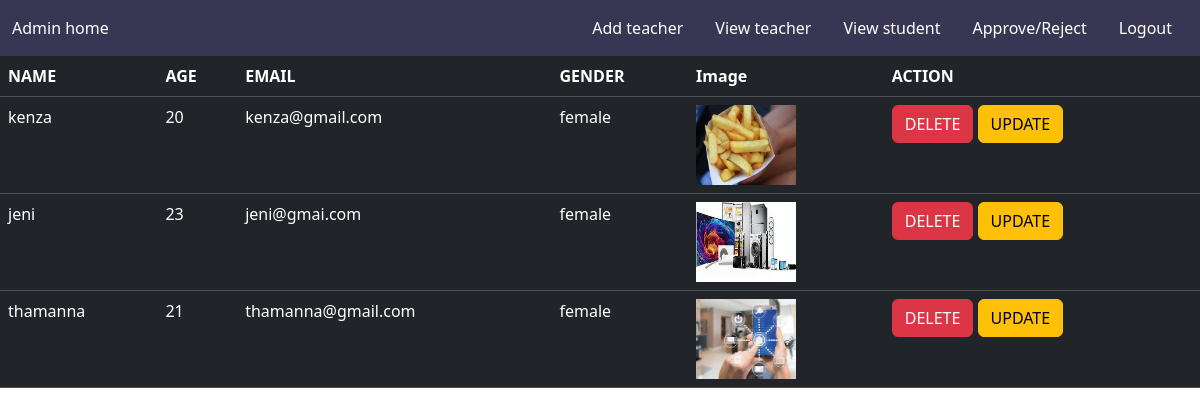
Screenshot of /viewstudent with the database file from the repository.
### app/models.py (models this page shows)
class student(models.Model):
    studid=models.ForeignKey(user,on_delete=models.CASCADE)
    name=models.CharField(max_length=20)
    age=models.IntegerField()
    email=models.EmailField()
    gender=models.CharField(max_length=10)

class user(AbstractUser):
    usertype=models.CharField(max_length=20)
    approve=models.IntegerField(blank=True,null=True)
    image=models.ImageField(upload_to='profile',null=True,blank=True)

### app/views.py (the view)
# urls.py: path('viewstudent',views.adminviewstudent,name='adminviewstudent'),
def adminviewstudent(request):
   x=student.objects.all()
   return render(request,'adminviewstudent.html',{'data':x})

### templates/adminviewstudent.html (shortened to what this page needs)
<!doctype html>
<html lang="en">
    <head>
        <link
            href="https://cdn.jsdelivr.net/npm/bootstrap@5.3.2/dist/css/bootstrap.min.css"
            rel="stylesheet"
        />
    </head>
    <body>
        <nav class="navbar navbar-expand-lg navbar-light" style="background-color:rgb(56, 54, 82);">
            <div class="container-fluid">
                <a class="nav-link active" style="color:white" aria-current="page" href="/adminhome">Admin home</a>
                <ul class="nav justify-content-end">
                    <li class="nav-item">
                    <a class="nav-link active" style="color:white" aria-current="page" href="/addteacher">Add teacher</a>
                    </li>
                    <li class="nav-item">
                    <a class="nav-link" style="color:white" aria-current="page" href="/viewteacher">View teacher</a>
                    </li>
                    <li class="nav-item">
                        <a class="nav-link" style="color:white" aria-current="page" href="/viewstudent">View student</a>
                        </li>
                        <li class="nav-item">
                            <a class="nav-link" style="color:white" aria-current="page" href="/approve">Approve/Reject</a>
                            </li>
                    <li class="nav-item">
                    <a class="nav-link" style="color:white" href="/logouts">Logout</a>
                    </li>
                </ul>
            </div>
        </nav>
       <div
        class="table-responsive"
       >
        <table
            class="table table-dark"
        >
            <thead>
                <tr>
                    <th scope="col">NAME</th>
                    <th scope="col">AGE</th>
                    <th scope="col">EMAIL</th>
                    <th scope="col">GENDER</th>
                    <th scope="col">Image</th>
                    <th scope="col">ACTION</th>
                </tr>
            </thead>
            <tbody>
                {% for i in data %}
                <tr class="">
                    <td scope="row">{{i.name}}</td>
                    <td>{{i.age}}</td>
                    <td>{{i.email}}</td>
                    <td>{{i.gender}}</td>
                    <td>
                        <img src="{{i.studid.image.url}}" height="80px" width="100px">
                    </td>
                    <td>
                        <a href="admindeletestudent/{{i.studid.id}}" class="btn btn-danger">DELETE</a>
                        <a href="admineditstudent/{{i.id}}" class="btn btn-warning">UPDATE</a>
                    </td>
                </tr>
                {% endfor %}
            </tbody>
        </table>
       </div>
    </body>
</html>

### rows the page displays
student: name "kenza", age "20", email "kenza@gmail.com", gender "female", studid.image (picture)
student: name "jeni", age "23", email "jeni@gmai.com", gender "female", studid.image (picture)
student: name "thamanna", age "21", email "thamanna@gmail.com", gender "female", studid.image (picture)
